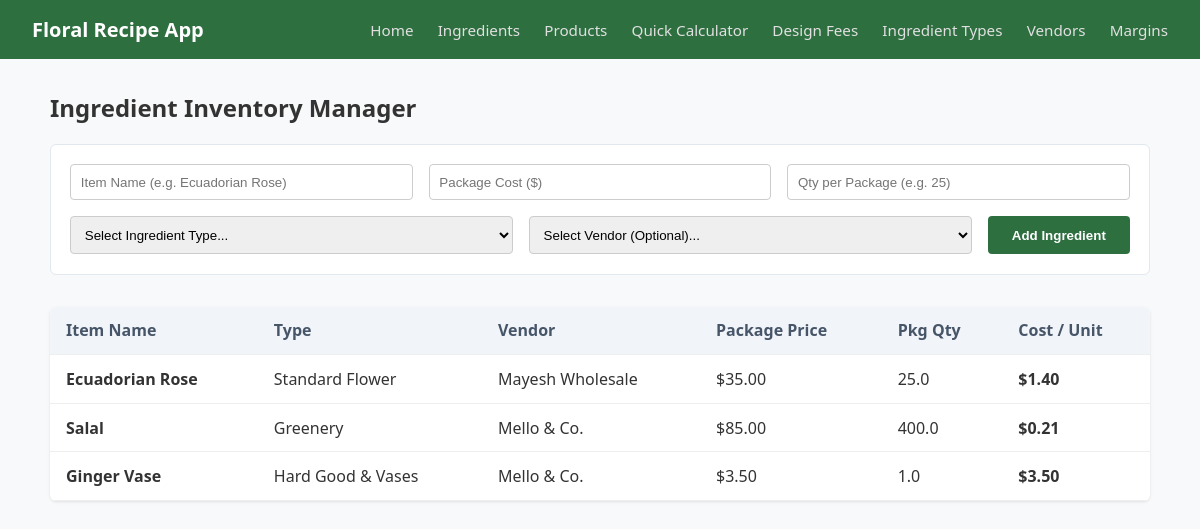
The page /ingredients on the database as committed earlier.
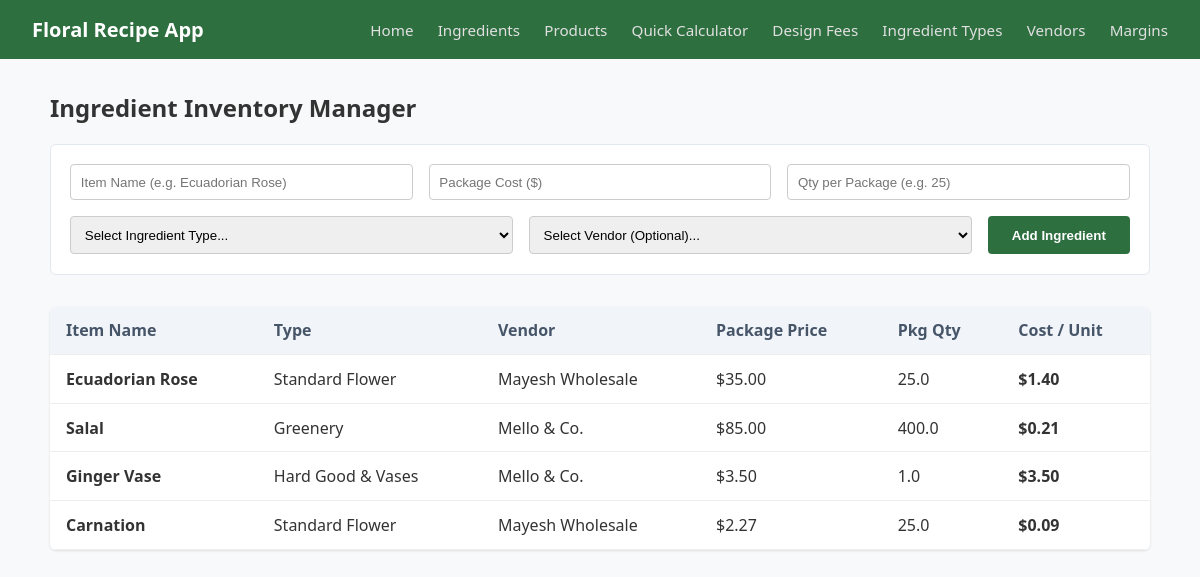
The same page on the database as committed later.
### models.py (models this page shows, shortened)
class Ingredient(db.Model):
    __tablename__ = 'ingredients'
    id = db.Column(db.Integer, primary_key=True)
    name = db.Column(db.String(100), nullable=False)
    cost_per_pkg = db.Column(db.Float, nullable=False)
    qty_per_pkg = db.Column(db.Float, nullable=False)
    ingredient_type_id = db.Column(db.Integer, db.ForeignKey('ingredient_types.id'), nullable=False)
    vendor_id = db.Column(db.Integer, db.ForeignKey('vendors.id'), nullable=True)

class IngredientType(db.Model):
    __tablename__ = 'ingredient_types'
    id = db.Column(db.Integer, primary_key=True)
    name = db.Column(db.String(50), nullable=False, unique=True) # e.g. Flower, Filler, Supply
    markup = db.Column(db.Float, default=4.0) # Multiplier
    ingredients = db.relationship('Ingredient', backref='type_info', lazy=True)

class Vendor(db.Model):
    __tablename__ = 'vendors'
    id = db.Column(db.Integer, primary_key=True)
    name = db.Column(db.String(100), nullable=False)
    ingredients = db.relationship('Ingredient', backref='vendor', lazy=True)

### app.py (the view, shortened to what this page needs)
@app.route('/ingredients', methods=['GET', 'POST'])
def ingredients():
    all_ingredients = models.Ingredient.query.all()
    all_types = models.IngredientType.query.all()
    all_vendors = models.Vendor.query.all()
    return render_template(
        'ingredients.html',
        ingredients=all_ingredients,
        types=all_types,
        vendors=all_vendors
    )

### templates/ingredients.html (shortened to what this page needs)
{% extends 'base.html' %}
{% block content %}
<h2>Ingredient Inventory Manager</h2>
<form method="POST" class="form-stacked">
    <div class="form-row">
        <input type="text" name="name" placeholder="Item Name (e.g. Ecuadorian Rose)" required>
        <input type="number" step="0.01" name="cost_per_pkg" placeholder="Package Cost ($)" required>
        <input type="number" step="0.1" name="qty_per_pkg" placeholder="Qty per Package (e.g. 25)" required>
    </div>
    <div class="form-row">
        <select name="ingredient_type_id" required>
            <option value="" disabled selected>Select Ingredient Type...</option>
        </select>
        <select name="vendor_id">
            <option value="">Select Vendor (Optional)...</option>
        </select>
        <button type="submit">Add Ingredient</button>
    </div>
</form>
<table class="data-table">
    <thead>
        <tr>
            <th>Item Name</th>
            <th>Type</th>
            <th>Vendor</th>
            <th>Package Price</th>
            <th>Pkg Qty</th>
            <th>Cost / Unit</th>
        </tr>
    </thead>
    <tbody>
        {% for item in ingredients %}
        <tr>
            <td><strong>{{ item.name }}</strong></td>
            <td>{{ item.type_info.name if item.type_info else 'N/A' }}</td>
            <td>{{ item.vendor.name if item.vendor.name else 'None' }}</td>
            <td>${{ "%.2f"|format(item.cost_per_pkg) }}</td>
            <td>{{ item.qty_per_pkg }}</td>
            <td><strong>${{ "%.2f"|format(item.cost_per_pkg / item.qty_per_pkg) }}</strong></td>
        </tr>
        {% else %}
        <tr><td colspan="6">No ingredients found in inventory. Add one above!</td></tr>
        {% endfor %}
    </tbody>
</table>
{% endblock %}

### templates/base.html (shortened to what this page needs)
<!DOCTYPE html>
<html lang="en">
<head>
    <link rel="stylesheet" href="{{ url_for('static', filename='css/main.css') }}">
</head>
<body>
    <header class="navbar">
        <div class="logo">
            <a href="{{ url_for('index') }}">Floral Recipe App</a>
        </div>
        <nav class="nav-links">
            <a href="{{ url_for('index') }}">Home</a>
            <a href="{{ url_for('ingredients') }}">Ingredients</a>
            <a href="{{ url_for('products') }}">Products</a>
            <a href="{{ url_for('temp_calculator') }}">Quick Calculator</a>
            <a href="{{ url_for('design_fees') }}">Design Fees</a>
            <a href="{{ url_for('ingredient_types') }}">Ingredient Types</a>
            <a href="{{ url_for('vendors') }}">Vendors</a>
            <a href="{{ url_for('profit_margins') }}">Margins</a>
        </nav>
    </header>
    <main class="container">
    {% block content %}{% endblock %}
    </main>
</body>
</html>

### static/css/main.css (style rules this page uses)
body { font-family: 'Segoe UI', 'Segoe UI', Tahoma, Geneva, Verdana, sans-serif; background-color: #f8f9fa; color: #333333; margin: 0; padding: 0; }
.navbar { display: flex; justify-content: space-between; align-items: center; background-color: #2e6f40; padding: 1rem 2rem; }
.navbar .logo a { color: #fff; font-size: 1.25rem; font-weight: bold; text-decoration: none; }
.navbar .nav-links a { color: #e0e0e0; text-decoration: none; margin-left: 1.25rem; font-size: 0.95rem; }
.container { max-width: 1100px; margin: 2rem auto; padding: 0 1 rem; }
.data-table { width: 100%; border-collapse: collapse; background: white; border-radius: 6px; overflow: hidden; box-shadow: 0 1px 3px rgba(0, 0, 0, 0.1); }
.data-table th, .data-table td { padding: 0.8rem 1rem; text-align: left; border-bottom: 1px solid #eee; }
.data-table th { background-color: #f1f5f9; color: #475569; }
.form-stacked { display: flex; flex-direction: column; gap: 1rem; margin-bottom: 2rem; background: #fff; padding: 1.2rem; border-radius: 6px; border: 1px solid #e2e8f0; }
.form-stacked .form-row { display: flex; gap: 1rem; }
.form-stacked .form-row input, .form-stacked .form-row select { padding: 0.6rem; border: 1px solid #ccc; border-radius: 4px; flex: 1; }
.form-stacked .form-row button { background-color: #2e6f40; color: white; border: none; padding: 0.6rem 1.5rem; border-radius: 4px; cursor: pointer; font-weight: bold; }

Rows that differ between the two databases and show on the page:
added Ingredient: name "Carnation", type_info "Standard Flower", vendor "Mayesh Wholesale", cost_per_pkg "2.27", qty_per_pkg "25.0", item.cost_per_pkg/item.qty_per_pkg "0.09"
